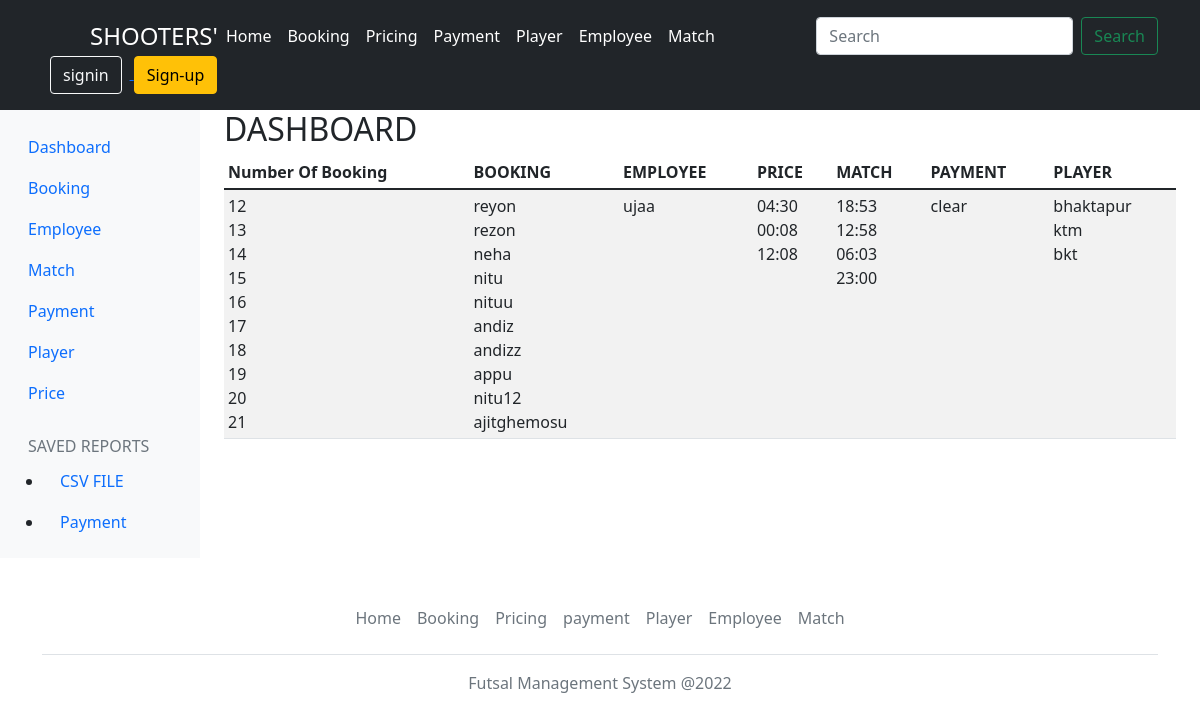
/dashboard/, run on the app's committed database.
### app/models.py (models this page shows, shortened)
class Booking(models.Model):
    booker_name = models.CharField(max_length=80,unique=True)
    start_time = models.TextField(blank=True, null=True)
    end_time = models.TextField(blank=True, null=True)
    price = models.TextField(blank=True, null=True)
    contactnumber = models.TextField(blank=True, null=True)

class Employee(models.Model):
    employee_name = models.CharField(max_length=80, unique= True)
    address = models.TextField(blank=True, null=True)
    citizenshipnumber= models.TextField(blank=True, null=True)
    contactnumber = models.TextField(blank=True, null=True)
    post = models.TextField(blank=True, null=True)

class Price(models.Model):
    start_time = models.TextField(blank=True, unique= True)
    price = models.IntegerField(default=True)
    end_time = models.TextField(blank=True, null=True)
    day = models.TextField(blank=True, null=True)

class Match(models.Model):
    start_time = models.TextField(blank=True, unique= True)
    end_time = models.TextField(blank=True, null=True)
    duration = models.TextField(blank=True, null=True)
    price = models.TextField(blank=True, null=True)

class Payment(models.Model):
    status = models.CharField(max_length=100, unique= True)
    amount = models.TextField(blank=True, null=True)
    method= models.TextField(blank=True, null=True)
    Teamname = models.CharField(max_length=80,default=True)
    address = models.TextField(blank=True)
    email = models.EmailField(blank=True)
    match = models.OneToOneField(Match,on_delete=models.PROTECT,null=True,blank=True)
    player = models.ForeignKey(Player,on_delete=models.PROTECT,null=True,blank=True)

class Player(models.Model):
    player_Teamname = models.CharField(max_length=80, unique= True)
    address = models.TextField(blank=True, null=True)
    contactnumber = models.TextField(blank=True, null=True)

### app/views.py (the view)
# urls.py: path('dashboard/',views.Dashboard, name="dashboard"),
def Dashboard(request):
    booking=Booking.objects.all()
    price=Price.objects.all()
    player=Player.objects.all()
    employee=Employee.objects.all()
    match=Match.objects.all()
    payment=Payment.objects.all()
    context={"data":booking,"a":employee,"b":price,"mat":match,"payment":payment,"e":player}
    return render(request, 'dashboard.html',context)

### templates/dashboard.html (shortened to what this page needs)
{% load static %}
<!DOCTYPE html>
<html lang="en">
<head>
    <link rel="stylesheet" href="{% static 'css/bootstrap.min.css' %}" />
</head>
<body>
    <header class="p-3 bg-dark text-white">
        <div class="container">
            <div class="d-flex flex-wrap align-items-center justify-content-center justify-content-lg-start">
                <a href="/" class="d-flex align-items-center mb-2 mb-lg-0 text-white text-decoration-none">
                    <svg class="bi me-2" width="40" height="32" role="img" aria-label="Bootstrap">
                        <use xlink:href="#bootstrap" />
                    </svg>
                    <span class="fs-4">SHOOTERS'</span>
                </a>
                <ul class="nav col-12 col-lg-auto me-lg-auto mb-2 justify-content-center mb-md-0">
                    <li><a href="{% url 'home' %}" class="nav-link px-2 text-white">Home</a></li>
                    <li><a href="{% url 'booking' %}" class="nav-link px-2 text-white">Booking</a></li>
                    <li><a href="{% url 'price' %}" class="nav-link px-2 text-white">Pricing</a></li>
                    <li><a href="{% url 'payment' %}" class="nav-link px-2 text-white">Payment</a></li>
                    <li><a href="{% url 'player' %}" class="nav-link px-2 text-white">Player</a></li>
                    <li><a href="{% url 'employee' %}" class="nav-link px-2 text-white">Employee</a></li>
                    <li><a href="{% url 'match' %}" class="nav-link px-2 text-white">Match</a></li>
                </ul>
                <form class="d-flex" role="search" method="get" action="{% url 'search' %}">
                    <input class="form-control me-2" type="search" placeholder="Search" id="query" name="query"
                        aria-label="Search">
                    <button class="btn btn-outline-success" type="submit" name="submit">Search</button>
                </form>
                <div class="text-end">
                    <a href="/signin">
                        <button type="button" class="btn btn-outline-light mx-2">signin</button>
                    </a>
                    <a href="/signup">
                        <button type="button" class="btn btn-warning">Sign-up</button>
                    </a>
                </div>
            </div>
        </div>
    </header>
    <div class="container-fluid">
        <div class="row">
            <nav id="sidebarMenu" class="col-md-3 col-lg-2 d-md-block bg-light sidebar collapse">
                <div class="position-sticky pt-3">
                    <ul class="nav flex-column">
                        <li class="nav-item">
                            <a class="nav-link active" aria-current="page" href="#">
                                Dashboard
                            </a>
                        </li>
                        <li class="nav-item">
                            <a class="nav-link" href="{% url 'bookingdata' %}">
                                Booking
                            </a>
                        </li>
                        <li class="nav-item">
                            <a class="nav-link" href="{% url 'employeedata' %}">
                                Employee
                            </a>
                        </li>
                        <li class="nav-item">
                            <a class="nav-link" href="{% url 'matchdata' %}">
                                Match
                            </a>
                        </li>
                        <li class="nav-item">
                            <a class="nav-link" href="{% url 'paymentdata' %}">
                                Payment
                            </a>
                        </li>
                        <li class="nav-item">
                            <a class="nav-link" href="{% url 'playerdata' %}">
                                Player
                            </a>
                        </li>
                        <li class="nav-item">
                            <a class="nav-link" href="{% url 'pricedata' %}">
                                Price
                            </a>
                        </li>
                    </ul>
                    <h6
                        class="sidebar-heading d-flex justify-content-between align-items-center px-3 mt-4 mb-1 text-muted text-uppercase">
                        <span>Saved reports</span>
                    </h6>
                    <ul>
                        <li class="nav-item">
                            <a class="nav-link" href="{% url 'csv' %}">
                                CSV FILE
                            </a>
                        </li>
                        <li class="nav-item">
                            <a class="nav-link" href="{% url 'payment' %}">
                                Payment
                            </a>
                        </li>
                    </ul>
                </div>
            </nav>
            <main class="col-md-9 ms-sm-auto col-lg-10 px-md-4">
                <h2>DASHBOARD</h2>
                <div class="table-responsive">
                    <table class="table table-striped table-sm">
                        <thead>
                            <tr>
                                <th scope="col">Number Of Booking</th>
                                <th scope="col">BOOKING</th>
                                <th scope="col">EMPLOYEE</th>
                                <th scope="col">PRICE</th>
                                <th scope="col">MATCH</th>
                                <th scope="col">PAYMENT</th>
                                <th scope="col">PLAYER</th>
                            </tr>
                        </thead>
                        <tbody>
                            <td>
                                {% for details in data %}
                                {{details.id}}<br>
                                {% endfor %}
                            </td>
                            <td>
                                {% for details in data %}
                                {{details.booker_name}}<br>
                                {% endfor %}
                            </td>
                            <td>
                                {% for detail in a %}
                                {{detail.employee_name}}<br>
                                {% endfor %}
                            </td>
                            <td>
                                {% for detai in b %}
                                {{detai.start_time}}<br>
                                {% endfor %}
                            </td>
                            <td>
                                {% for deta in mat %}
                                {{deta.end_time}}<br>
                                {% endfor %}
                            </td>
                            <td>
                                {% for det in payment %}
                                {{det.status}}<br>
                                {% endfor %}
                            </td>
                            <td>
                                {% for de in e %}
                                {{de.address}}<br>
                                {% endfor %}
                            </td>
                        </tbody>
                    </table>
                </div>
            </main>
        </div>
    </div>
    <div class="container">
        <footer class="py-3 my-4">
            <ul class="nav justify-content-center border-bottom pb-3 mb-3">
                <li class="nav-item"><a href="{% url 'home' %}" class="nav-link px-2 text-muted">Home</a></li>
                <li class="nav-item"><a href="{% url 'booking' %}" class="nav-link px-2 text-muted">Booking</a></li>
                <li class="nav-item"><a href="{% url 'price' %}" class="nav-link px-2 text-muted">Pricing</a></li>
                <li class="nav-item"><a href="{% url 'payment' %}" class="nav-link px-2 text-muted">payment</a></li>
                <li class="nav-item"><a href="{% url 'player' %}" class="nav-link px-2 text-muted">Player</a></li>
                <li class="nav-item"><a href="{% url 'employee' %}" class="nav-link px-2 text-muted">Employee</a></li>
                <li class="nav-item"><a href="{% url 'match' %}" class="nav-link px-2 text-muted">Match</a></li>
            </ul>
            <p class="text-center text-muted">Futsal Management System @2022</p>
        </footer>
    </div>
</body>
</html>

### data on the page
Booking: id "12", booker_name "reyon"
Booking: id "13", booker_name "rezon"
Booking: id "14", booker_name "neha"
Booking: id "15", booker_name "nitu"
Booking: id "16", booker_name "nituu"
Booking: id "17", booker_name "andiz"
Booking: id "18", booker_name "andizz"
Booking: id "19", booker_name "appu"
Booking: id "20", booker_name "nitu12"
Booking: id "21", booker_name "ajitghemosu"
Employee: employee_name "ujaa"
Price: start_time "04:30"
Price: start_time "00:08"
Price: start_time "12:08"
Match: end_time "18:53"
Match: end_time "12:58"
Match: end_time "06:03"
Match: end_time "23:00"
Payment: status "clear"
Player: address "bhaktapur"
Player: address "ktm"
Player: address "bkt"
